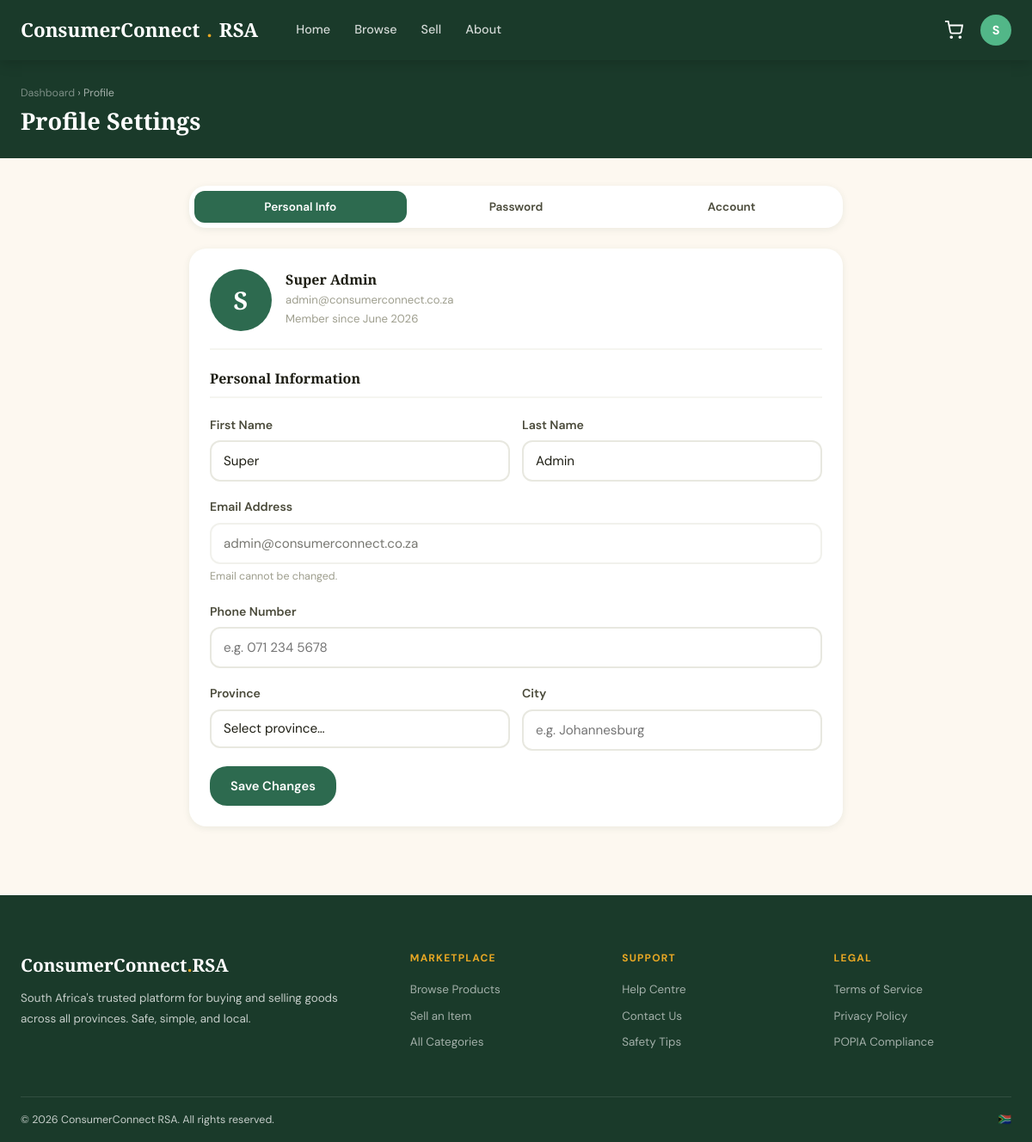
The app's page /profile.php (signed in) with its own data.
### tables this page shows
CREATE TABLE users (
  id            INT UNSIGNED AUTO_INCREMENT PRIMARY KEY,
  role_id       INT UNSIGNED NOT NULL DEFAULT 5,
  first_name    VARCHAR(80) NOT NULL,
  last_name     VARCHAR(80) NOT NULL,
  email         VARCHAR(191) NOT NULL UNIQUE,
  phone         VARCHAR(20),
  password_hash VARCHAR(255) NOT NULL,
  avatar        VARCHAR(255),
  province      VARCHAR(80),
  city          VARCHAR(80),
  status        ENUM('active','suspended','pending') DEFAULT 'pending',
  verified_at   TIMESTAMP NULL,
  created_at    TIMESTAMP DEFAULT CURRENT_TIMESTAMP,
  updated_at    TIMESTAMP DEFAULT CURRENT_TIMESTAMP ON UPDATE CURRENT_TIMESTAMP,
  FOREIGN KEY (role_id) REFERENCES roles(id)
);

### auth.php (called while the page is built, shortened)
<?php
require_once __DIR__ . '/config.php';
function isLoggedIn(): bool {
    return isset($_SESSION['user_id']);
}
function currentUser(): ?array {
    static $user = null;
    if ($user === null) {
        $stmt = db()->prepare(
            'SELECT u.*, r.name AS role_name
             FROM users u JOIN roles r ON u.role_id = r.id
             WHERE u.id = ?'
        );
        $stmt->execute([$_SESSION['user_id']]);
        $user = $stmt->fetch() ?: null;
    }
    return $user;
}
function h(string $s): string {
    return htmlspecialchars($s, ENT_QUOTES | ENT_HTML5, 'UTF-8');
}
?>

### config.php (called while the page is built, shortened)
<?php
function db(): PDO {
    static $pdo = null;
    if ($pdo === null) {
        $dsn = sprintf(
            'mysql:host=%s;port=%s;dbname=%s;charset=%s',
            DB_HOST, DB_PORT, DB_NAME, DB_CHARSET
        );
        $options = [
            PDO::ATTR_ERRMODE            => PDO::ERRMODE_EXCEPTION,
            PDO::ATTR_DEFAULT_FETCH_MODE => PDO::FETCH_ASSOC,
            PDO::ATTR_EMULATE_PREPARES   => false,
        ];
        try {
            $pdo = new PDO($dsn, DB_USER, DB_PASS, $options);
        } catch (PDOException $e) {
            die(json_encode(['error' => 'Database connection failed: ' . $e->getMessage()]));
        }
    }
    return $pdo;
}
?>

### profile.php (the view, shortened to what this page needs)
<?php
require_once 'auth.php';
$user   = currentUser();
?>
<!DOCTYPE html>
<html lang="en">
<head>
<link rel="stylesheet" href="css/style.css">
</head>
<body>
<?php include 'navbar.php'; ?>
<div class="page-header">
  <div class="container">
    <div style="font-size:.78rem;opacity:.6;margin-bottom:6px"><a href="dashboard.php" style="color:rgba(255,255,255,.7)">Dashboard</a> › Profile</div>
    <h1>Profile Settings</h1>
  </div>
</div>
<div class="container">
  <div class="profile-wrap">
    <div class="profile-tabs">
      <button class="ptab active" onclick="switchTab('info',this)">Personal Info</button>
      <button class="ptab" onclick="switchTab('password',this)">Password</button>
      <button class="ptab" onclick="switchTab('account',this)">Account</button>
    </div>
    <div class="tab-panel active" id="tab-info">
      <div class="profile-card">
        <div class="avatar-section">
          <div class="avatar-circle"><?= strtoupper(substr($user['first_name'],0,1)) ?></div>
          <div class="avatar-info">
            <h4><?= h($user['first_name'].' '.$user['last_name']) ?></h4>
            <p><?= h($user['email']) ?></p>
            <p>Member since <?= date('F Y',strtotime($user['created_at'])) ?></p>
          </div>
        </div>
        <h3>Personal Information</h3>
        <form method="POST">
          <div class="form-row-2">
            <div class="form-group"><label class="form-label">First Name</label><input class="form-control" type="text" name="first_name" value="<?= h($user['first_name']) ?>" required></div>
            <div class="form-group"><label class="form-label">Last Name</label><input class="form-control" type="text" name="last_name" value="<?= h($user['last_name']) ?>" required></div>
          </div>
          <div class="form-group"><label class="form-label">Email Address</label><input class="form-control" type="email" value="<?= h($user['email']) ?>" disabled style="opacity:.6;cursor:not-allowed"><small style="color:var(--grey-400);font-size:.78rem">Email cannot be changed.</small></div>
          <div class="form-group"><label class="form-label">Phone Number</label><input class="form-control" type="tel" name="phone" value="<?= h($user['phone']??'') ?>" placeholder="e.g. 071 234 5678"></div>
          <div class="form-row-2">
            <div class="form-group"><label class="form-label">Province</label>
              <select class="form-control" name="province">
                <option value="">Select province…</option>
              </select>
            </div>
            <div class="form-group"><label class="form-label">City</label><input class="form-control" type="text" name="city" value="<?= h($user['city']??'') ?>" placeholder="e.g. Johannesburg"></div>
          </div>
          <button type="submit" class="btn btn-primary">Save Changes</button>
        </form>
      </div>
    </div>
  </div>
</div>
<?php include 'footer.php'; ?>
</body></html>

### navbar.php (shortened to what this page needs)
<nav class="navbar">
  <div class="container navbar-inner">
    <a href="<?= SITE_URL ?>/index.php" class="navbar-brand">
      ConsumerConnect<span class="brand-dot">.</span>RSA
    </a>
    <div class="navbar-links" id="navLinks">
      <a href="<?= SITE_URL ?>/index.php">Home</a>
      <a href="<?= SITE_URL ?>/products.php">Browse</a>
      <a href="<?= SITE_URL ?>/sell.php">Sell</a>
      <a href="<?= SITE_URL ?>/about.php">About</a>
    </div>
    <div class="navbar-actions">
      <a href="<?= SITE_URL ?>/cart.php" class="cart-badge">
        <svg width="22" height="22" fill="none" stroke="currentColor" stroke-width="2" viewBox="0 0 24 24"><circle cx="9" cy="21" r="1"/><circle cx="20" cy="21" r="1"/><path d="M1 1h4l2.68 13.39a2 2 0 0 0 2 1.61h9.72a2 2 0 0 0 2-1.61L23 6H6"/></svg>
      </a>
      <?php if ($user): ?>
      <div class="user-menu-wrap">
        <button class="user-avatar-btn" id="avatarBtn">
          <?= strtoupper(substr($user['first_name'],0,1)) ?>
        </button>
      </div>
      <?php else: ?>
      <a href="<?= SITE_URL ?>/login.php" class="btn btn-outline" style="color:#fff;border-color:rgba(255,255,255,.4);">Login</a>
      <a href="<?= SITE_URL ?>/register.php" class="btn btn-gold btn-sm">Register</a>
      <?php endif; ?>
    </div>
  </div>
</nav>

### css/style.css (style rules this page uses)
:root { --green-deep: #1a3a2a; --green-mid: #2d6a4f; --green-light: #52b788; --gold: #e9a824; --gold-light: #f4c458; --cream: #fdf8f0; --white: #ffffff; --grey-100: #f5f5f0; --grey-200: #e8e8e0; --grey-400: #9e9e8e; --grey-700: #4a4a3a; --text: #1e1e14; --danger: #c0392b; --success: #27ae60; --radius-sm: 6px; --radius-md: 12px; --radius-lg: 20px; --radius-xl: 32px; --shadow-sm: 0 2px 8px rgba(26,58,42,.08); --shadow-md: 0 6px 24px rgba(26,58,42,.12); --shadow-lg: 0 16px 48px rgba(26,58,42,.18); --transition: all .22s cubic-bezier(.4,0,.2,1); }
*, *::before, *::after { box-sizing: border-box; margin: 0; padding: 0; }
html { scroll-behavior: smooth; font-size: 16px; -webkit-text-size-adjust: 100%; }
body { font-family: 'DM Sans', sans-serif; background: var(--cream); color: var(--text); line-height: 1.65; min-height: 100vh; overflow-x: hidden; }
a { color: inherit; text-decoration: none; }
input, select, textarea, button { font-family: inherit; }
h1, h2, h3, h4 { font-family: 'Playfair Display', serif; line-height: 1.15; }
h1 { font-size: clamp(1.75rem, 5vw, 3.5rem); font-weight: 900; }
h3 { font-size: 1.15rem; font-weight: 700; }
h4 { font-size: 1rem; font-weight: 700; }
.container { max-width: 1280px; margin: 0 auto; padding: 0 16px; }
@media (min-width:768px) { .container { padding: 0 24px; } }
.btn { display: inline-flex; align-items: center; justify-content: center; gap: 8px; padding: 11px 22px; border-radius: var(--radius-lg); font-family: 'DM Sans', sans-serif; font-weight: 600; font-size: .92rem; cursor: pointer; border: 2px solid transparent; transition: var(--transition); white-space: nowrap; touch-action: manipulation; }
.btn-primary { background: var(--green-mid); color: var(--white); border-color: var(--green-mid); }
.form-group { margin-bottom: 18px; }
.form-label { display: block; font-weight: 600; font-size: .88rem; margin-bottom: 6px; color: var(--grey-700); }
.form-control { width: 100%; padding: 12px 14px; border: 2px solid var(--grey-200); border-radius: var(--radius-md); font-size: .95rem; color: var(--text); background: var(--white); transition: var(--transition); outline: none; -webkit-appearance: none; }
select.form-control { appearance: none; cursor: pointer; }
.navbar { position: sticky; top: 0; z-index: 999; background: var(--green-deep); box-shadow: 0 2px 16px rgba(0,0,0,.2); }
.navbar-inner { display: flex; align-items: center; justify-content: space-between; height: 60px; gap: 8px; }
@media (min-width:768px) { .navbar-inner { height: 70px; } }
.navbar-brand { display: flex; align-items: center; gap: 8px; font-family: 'Playfair Display', serif; font-size: 1.1rem; font-weight: 900; color: var(--white); flex-shrink: 0; }
@media (min-width:768px) { .navbar-brand { font-size: 1.4rem; } }
.navbar-brand .brand-dot { color: var(--gold); }
.navbar-links { display: none; }
@media (min-width:768px) { .navbar-links { display: flex; align-items: center; gap: 4px; flex: 1; padding-left: 24px; } }
@media (min-width:768px) { .navbar-links a { color: rgba(255,255,255,.8); padding: 8px 12px; border-radius: var(--radius-sm); font-weight: 500; transition: var(--transition); font-size: .9rem; } }
.navbar-actions { display: flex; align-items: center; gap: 6px; }
@media (min-width:768px) { .navbar-actions { gap: 10px; } }
.cart-badge { position: relative; display: flex; align-items: center; gap: 5px; color: var(--white); padding: 8px 10px; border-radius: var(--radius-sm); transition: var(--transition); }
.user-menu-wrap { position: relative; }
.user-avatar-btn { background: var(--green-light); color: var(--white); border: none; border-radius: 50%; width: 36px; height: 36px; font-weight: 700; cursor: pointer; font-size: .9rem; transition: var(--transition); }
.form-row-2 { display: grid; grid-template-columns: 1fr; gap: 0; }
@media (min-width:480px) { .form-row-2 { grid-template-columns: 1fr 1fr; gap: 14px; } }

### records on screen
users: first_name "S", first_name+last_name "Super Admin", email "admin@consumerconnect.co.za", created_at "June 2026", first_name "Super", last_name "Admin"
